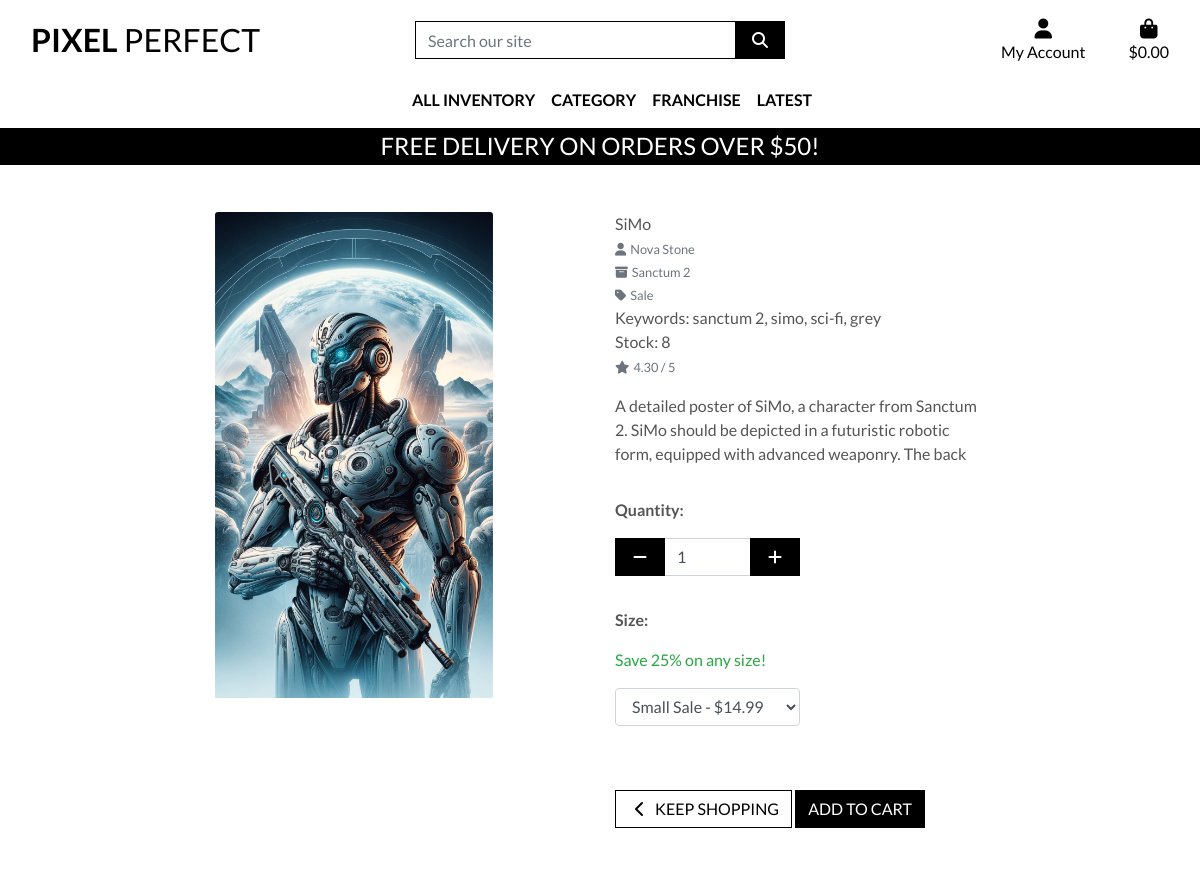
Page /inventory/10/ on the committed database.
### inventory/models.py (models this page shows, shortened)
class InventoryItem(models.Model):
    name = models.CharField(max_length=254)
    sku = models.CharField(max_length=254, null=True, blank=True)
    description = models.TextField()
    category = models.ForeignKey('Category', null=True, blank=True, on_delete=models.SET_NULL)
    franchise = models.ForeignKey('Franchise', null=True, blank=True, on_delete=models.SET_NULL)
    artist = models.CharField(max_length=255)
    keywords = models.TextField(help_text="Comma-separated keywords for search")
    sizes = models.ManyToManyField(Size)
    stock = models.PositiveIntegerField()
    available = models.BooleanField(default=True)
    rating = models.DecimalField(max_digits=3, decimal_places=2, null=True, blank=True)
    image = models.ImageField(null=True, blank=True)

class Franchise(models.Model):
    class Meta:
        verbose_name_plural = 'Franchises'
    name = models.CharField(max_length=254)
    friendly_name = models.CharField(max_length=254, null=True, blank=True)

class Category(models.Model):
    class Meta:
        verbose_name_plural = 'Categories'
    name = models.CharField(max_length=254)
    friendly_name = models.CharField(max_length=254, null=True, blank=True)

### inventory/views.py (the view)
# urls.py: path('<int:inventoryitem_id>/', views.inventory_detail, name='inventory_detail'),
def inventory_detail(request, inventoryitem_id):
    inventoryitem = get_object_or_404(InventoryItem, pk=inventoryitem_id)
    sizes = inventoryitem.sizes.all()
    has_sale_size = any('Sale' in size.get_size_display() for size in sizes)
    context = {
        'inventoryitem': inventoryitem,
        'has_sale_size': has_sale_size,
    }
    return render(request, 'inventory/inventory_detail.html', context)

### cart/contexts.py (called while the page is built, shortened)
def cart_contents(request):
    cart_items = []
    total = 0
    inventory_item_count = 0
    cart = request.session.get('cart', {})
    if total < settings.FREE_DELIVERY_THRESHOLD:
        delivery = total * Decimal(settings.STANDARD_DELIVERY_PERCENTAGE / 100)
        free_delivery_delta = settings.FREE_DELIVERY_THRESHOLD - total
    else:
        delivery = 0
        free_delivery_delta = 0
    grand_total = delivery + total
    context = {
        'cart_items': cart_items,
        'total': total,
        'inventory_item_count': inventory_item_count,
        'delivery': delivery,
        'free_delivery_delta': free_delivery_delta,
        'free_delivery_threshold': settings.FREE_DELIVERY_THRESHOLD,
        'grand_total': grand_total,
    }
    return context

### inventory/templates/inventory/inventory_detail.html (shortened to what this page needs)
{% extends "base.html" %}
{% load static %}
{% block page_header %}
<div class="container header-container">
</div>
{% endblock %}
{% block content %}
<div class="overlay"></div>
<div class="container-fluid">
    <div class="row">
        <div class="col-12 col-md-6 col-lg-4 offset-lg-2">
            <div class="image-container my-5">
                {% if inventoryitem.image %}
                <a href="{{ inventoryitem.image.url }}" target="_blank">
                    <img class="card-img-top img-fluid w-75" src="{{ inventoryitem.image.url }}"
                        alt="{{ inventoryitem.name }}">
                </a>
                {% else %}
                <a href="">
                    <img class="card-img-top img-fluid" src="{{ MEDIA_URL }}noimage.png" alt="{{ inventoryitem.name }}">
                </a>
                {% endif %}
            </div>
        </div>
        <div class="col-12 col-md-6 col-lg-4">
            <div class="product-details-container mb-5 mt-md-5">
                <p class="mb-0">{{ inventoryitem.name }}</p>
                {% if inventoryitem.artist %}
                <P class="small mt-1 mb-0">
                    <a class="text-muted" href="{% url 'inventoryitems' %}?artist={{  inventoryitem.artist }}">
                        <i class="fas fa-user mr-1"></i>{{ inventoryitem.artist }}
                    </a>
                </P>
                {% endif %}
                {% if inventoryitem.franchise %}
                <P class="small mt-1 mb-0">
                    <a class="text-muted"
                        href="{% url 'inventoryitems' %}?franchise={{  inventoryitem.franchise.friendly_name }}">
                        <i class="fas fa-archive mr-1"></i>{{ inventoryitem.franchise.friendly_name }}
                    </a>
                </P>
                {% endif %}
                {% if inventoryitem.category %}
                <P class="small mt-1 mb-0">
                    <a class="text-muted"
                        href="{% url 'inventoryitems' %}?category={{  inventoryitem.category.friendly_name }}">
                        <i class="fas fa-tag mr-1"></i>{{ inventoryitem.category.friendly_name }}
                    </a>
                </P>
                {% endif %}
                <p class="mb-0">Keywords: {{ inventoryitem.keywords }}</p>
                <p class="mb-0">Stock: {{ inventoryitem.stock }}</p>
                {% if inventoryitem.rating %}
                <small class="text-muted"><i class="fas fa-star mr-1"></i>{{ inventoryitem.rating }} / 5</small>
                {% else %}
                <small class="text-muted">No Rating</small>
                {% endif %}
                <p class="mt-3">{{ inventoryitem.description }}</p>
                <form class="form" action="{% url 'add_to_cart' inventoryitem.id %}" method="POST">
                    <div class="form-row">
                        <div class="col-12">
                            <p class="mt-3"><strong>Quantity:</strong></p>
                            <div class="form-group w-50">
                                <div class="input-group">
                                    <div class="input-group-prepend">
                                        <button class="decrement-qty btn btn-black rounded-0"
                                            data-item-id="{{ inventoryitem.id }}" id="decrement-qty_{{ inventoryitem.id }}">
                                            <span class="icon">
                                                <i class="fas fa-minus"></i>
                                            </span>
                                        </button>
                                    </div>
                                    <input class="form-control qty_input" type="number"
                                        name="quantity" value="1" min="1" max="99"
                                        data-item_id="{{ inventoryitem.id }}"
                                        id="id_qty_{{ inventoryitem.id }}">
                                    <div class="input-group-append">
                                        <button class="increment-qty btn btn-black rounded-0"
                                            data-item-id="{{ inventoryitem.id }}" id="increment-qty_{{ inventoryitem.id }}">
                                            <span class="icon">
                                                <i class="fas fa-plus"></i>
                                            </span>
                                        </button>
                                    </div>
                                </div>
                            </div>
                        </div>
                        <div class="col-12">
                            <p class="mt-3"><strong>Size:</strong></p>
                            {% if has_sale_size %}
                            <p class="text-success">Save 25% on any size!</p>
                            {% endif %}
                            <div class="form-group w-50">
                                <select class="form-control" name="size">
                                    {% for size in inventoryitem.sizes.all %}
                                        <option value="{{ size.id }}">{{ size.get_size_display }} - ${{ size.price }}</option>
                                    {% endfor %}
                                </select>
                            </div>
                        </div>
                        <div class="col-12">
                            <a href="{% url 'inventoryitems' %}" class="btn btn-outline-black rounded-0 mt-5">
                                <span class="icon">
                                    <i class="fas fa-chevron-left"></i>
                                </span>
                                <span class="text-uppercase">Keep Shopping</span>
                            </a>
                            <input type="submit" class="btn btn-black rounded-0 text-uppercase mt-5" value="Add to Cart">
                        </div>
                    </div>
                </form>
            </div>
        </div>
    </div>
</div>
{% endblock %}

### static/css/base.css (style rules this page uses)
html { height: 100%; }
body { background: url('/media/homepage_background.webp') no-repeat center center fixed; background-size: cover; height: calc(100vh - 164px); color: #555; font-family: 'Lato'; }
.icon { align-items: center; display: inline-flex; justify-content: center; height: 1.5rem; width: 1.5rem; }
.btn-black { background: black; color: white; }
.btn-outline-black { background: white; color: black !important; border: 1px solid black; }
.overlay { height: 100%; width: 100%; top: 0; left: 0; position: fixed; background: white; z-index: -1; }
@media (min-width: 1200px) { .container { max-width: 80%; } }
@media (min-width: 992px) { .header-container { padding-top: 164px; } }

### rows in the picture
InventoryItem: image (picture), name "SiMo", artist "Nova Stone", franchise.friendly_name "Sanctum 2", category.friendly_name "Sale", keywords "sanctum 2, simo, sci-fi, grey", stock "8", rating "4.30", description "A detailed poster of SiMo, a character from Sanctum 2. SiMo should be depicted in a futuristic robotic form, equipped with advanced weaponry. The back"

### other values in the picture
{{ free_delivery_threshold }} "50"
form field size "Small Sale - $14.99"
